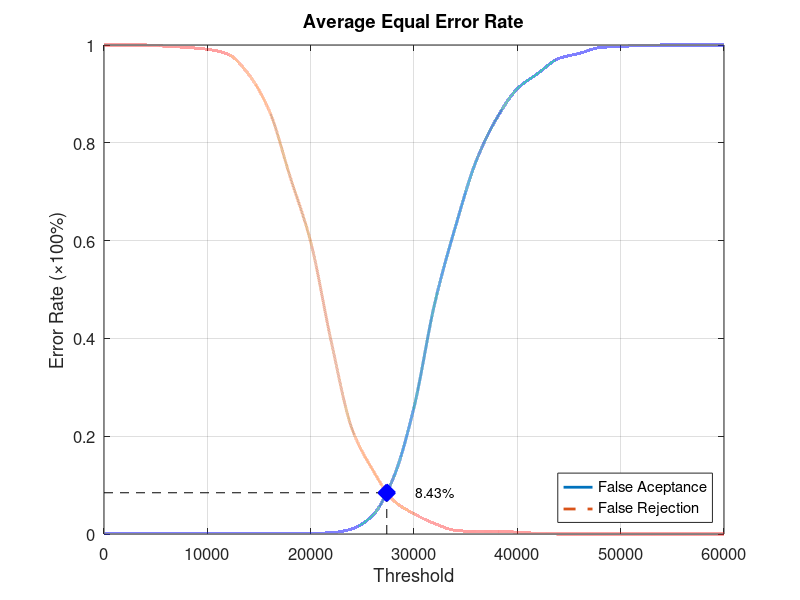
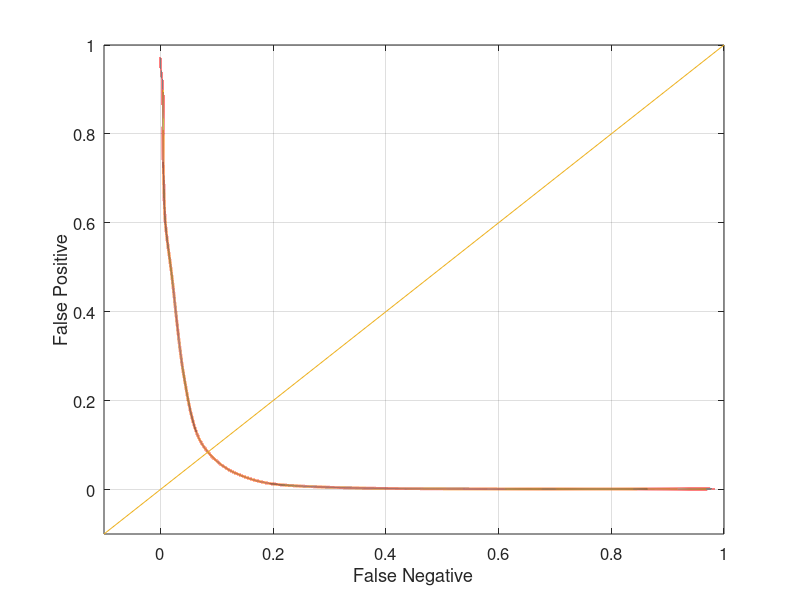

Write MATLAB code to recreate these figures, in order.
function yEER = Experiment5Average
close all;
clear;
clc;
x = 0:2000:60000;
xq = 0:0.5:60000;

y0 = [0 0.00131579 0.00131579 0.00131579 0.00131579 0.00131579 0.00131579 0.00131579 0.00131579 0.00131579 0.00131579 0.00263158 0.0105263 0.0381579 0.114474 0.259211 0.471053 0.627632 0.761842 0.85 0.910526 0.942105 0.972368 0.982895 0.994737 0.997368 0.998684 1 1 1 1];
yy0 = interp1(x, y0, xq, 'pchip');
y1 = [1 1 1 0.9975 0.995 0.99125 0.98125 0.94 0.865 0.73125 0.5975 0.3925 0.215 0.13125 0.06875 0.04125 0.02125 0.0075 0.005 0.005 0.00375 0.00125 0 0 0 0 0 0 0 0 0];
yy1 = interp1(x, y1, xq, 'pchip');

% Calculating EER: 
y2 = abs(y0 - y1);
find(y2 == min(y2))
yy2 = abs(yy0 - yy1);
xEER = find(yy2 == min(yy2));
xEERIndex = xq(xEER) % X-axis EER
yEER = yy0(xEER) % Y-axis EER

main = figure
plot(xq, yy0,'-','LineWidth', 2);	hold on
plot(xq, yy1,'--','LineWidth', 2);	hold on
plot([xEERIndex xEERIndex], [0 yEER], 'k--');	hold on
plot([0 xEERIndex], [yEER yEER], 'k--');	hold on
plot(xEERIndex, yEER, 'bx', 'LineWidth', 10);	hold on
text(xEERIndex + 10 * xEERIndex / 100, yEER, [num2str(round((10000 * yEER)) / 100) '%'])
legend('False Aceptance', 'False Rejection', 'Location', 'SouthEast')
xlabel('Threshold')
ylabel('Error Rate (\times100%)')
title('Average Equal Error Rate')
set(gca, 'FontSize', 12)
axis([0 60000 0 1])
grid on

print(main, 'Experiment5AverageMain', '-dpng');
FNRxFPR = figure('Color', [1 1 1]);
plot(yy1, yy0, '-', yy1, yy0, 'LineWidth', 2);
hold on
y = -0.1:0.1:1
plot(y, y); 
set(gca, 'FontSize', 12)
xlabel('False Negative')
ylabel('False Positive')
axis([-0.1 1 -0.1 1])
set(gca, 'FontSize', 12)
grid on

print(FNRxFPR, 'Experiment5AverageFNRxFPR','-dpng');
end
